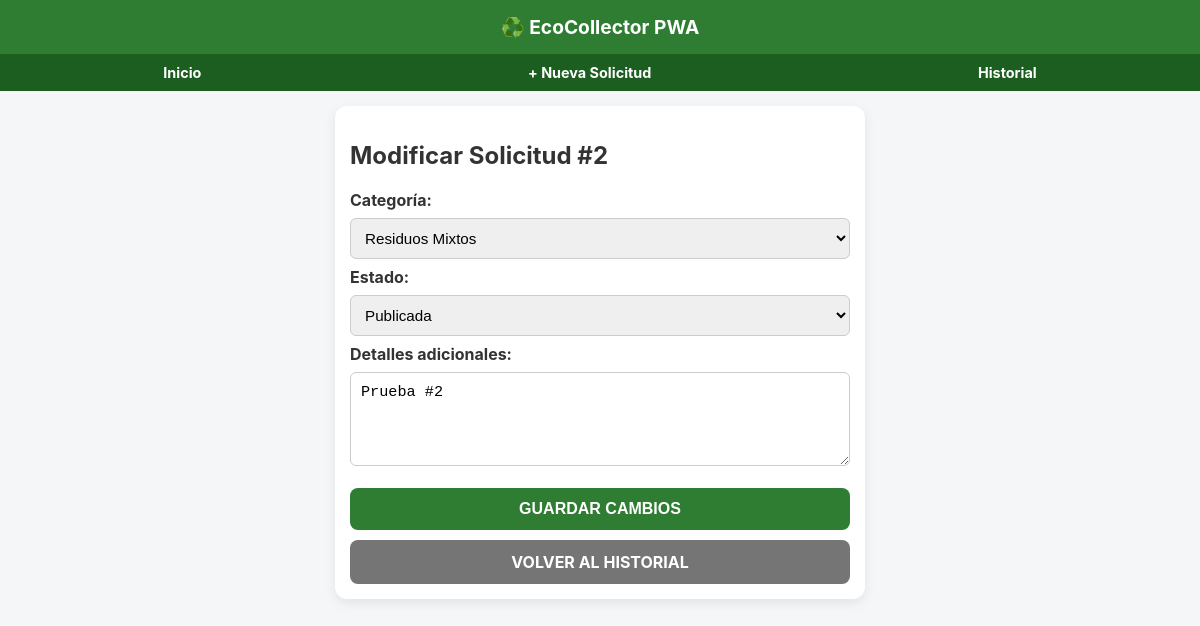
/solicitudes/2/modificar/, run on an earlier commit of the app's database.
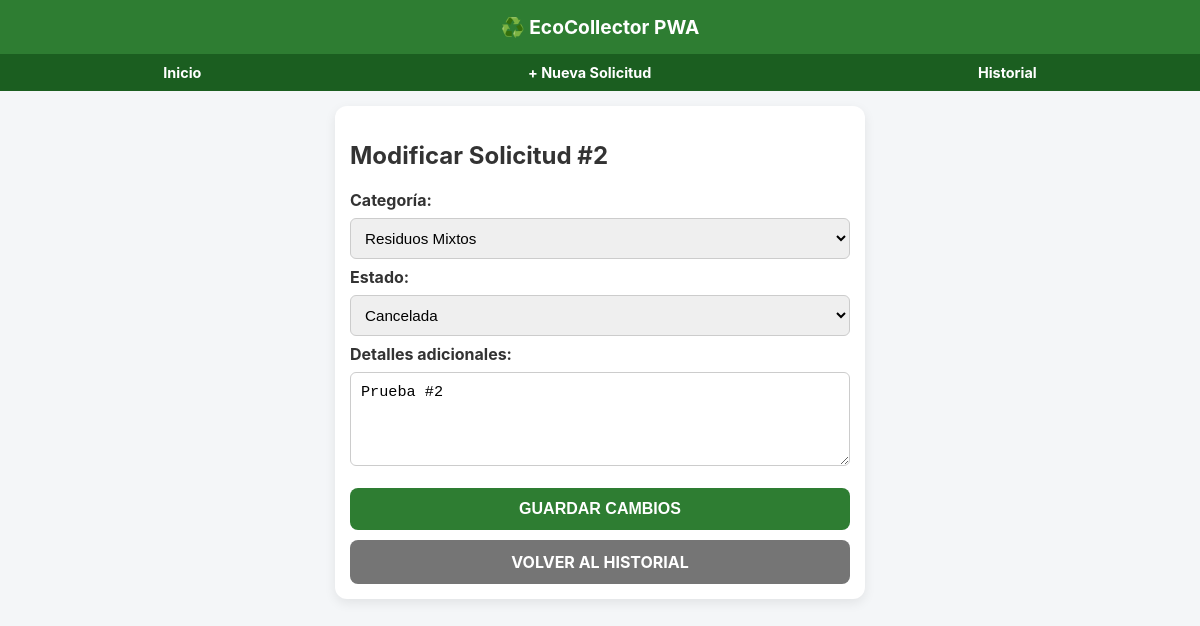
And on a later commit of the database.
### recolecciones/models.py (models this page shows, shortened)
class SolicitudRetiro(models.Model):
    ESTADOS = [
        ('BORRADOR', 'Borrador'),
        ('PUBLICADA', 'Publicada'),
        ('ASIGNADA', 'Asignada'),
        ('EN_RUTA', 'En Ruta'),
        ('EN_PROCESO', 'En Proceso'),
        ('COMPLETADA', 'Completada'),
        ('RECHAZADA', 'Rechazada'),
        ('CANCELADA', 'Cancelada'),
    ]
    usuario = models.ForeignKey(User, on_delete=models.CASCADE, related_name='solicitudes')
    recolector = models.ForeignKey(User, on_delete=models.SET_NULL, null=True, blank=True, related_name='retiros_asignados')
    categoria = models.ForeignKey(CategoriaChatarra, on_delete=models.PROTECT, related_name='solicitudes')
    estado_actual = models.CharField(max_length=20, choices=ESTADOS, default='PUBLICADA')
    notas_adicionales = models.TextField(blank=True, null=True)
    fecha_creacion = models.DateTimeField(auto_now_add=True)
    fecha_completada = models.DateTimeField(null=True, blank=True)
    class Meta:
        verbose_name = "Solicitud de Retiro"
        verbose_name_plural = "Solicitudes de Retiro"
        ordering = ['-fecha_creacion']

class CategoriaChatarra(models.Model):
    nombre_categoria = models.CharField(max_length=50, unique=True)
    descripcion_material = models.TextField(blank=True, null=True)
    class Meta:
        verbose_name = "Categoría de Chatarra"
        verbose_name_plural = "Categorías de Chatarra"

### recolecciones/views.py (the view, shortened to what this page needs)
# urls.py: path('solicitudes/<int:pk>/modificar/', views.modificar_solicitud_view, name='modificar_solicitud'),
def modificar_solicitud_view(request, pk):
    solicitud = get_object_or_404(SolicitudRetiro, pk=pk)
    categorias = CategoriaChatarra.objects.all()
    estados = SolicitudRetiro.ESTADOS
    context = {
        'solicitud': solicitud,
        'categorias': categorias,
        'estados': estados,
    }
    return render(
        request,
        'recolecciones/modificar_solicitud.html',
        context
    )

### recolecciones/templates/recolecciones/modificar_solicitud.html (shortened to what this page needs)
{% extends 'recolecciones/base.html' %}
{% block content %}
<h2>Modificar Solicitud #{{ solicitud.id }}</h2>
<form method="POST">
    <label><b>Categoría:</b></label>
    <select name="categoria" required>
        {% for cat in categorias %}
            <option value="{{ cat.id }}"
                {% if cat.id == solicitud.categoria.id %}selected{% endif %}>
                {{ cat.nombre_categoria }}
            </option>
        {% endfor %}
    </select>
    <label><b>Estado:</b></label>
    <select name="estado_actual" required>
        {% for key, val in estados %}
            <option value="{{ key }}"
                {% if key == solicitud.estado_actual %}selected{% endif %}>
                {{ val }}
            </option>
        {% endfor %}
    </select>
    <label><b>Detalles adicionales:</b></label>
    <textarea
        name="notas_adicionales"
        rows="4"
        placeholder="Detalles de la solicitud..."
    >{{ solicitud.notas_adicionales|default:"" }}</textarea>
    <button type="submit" class="btn">
        GUARDAR CAMBIOS
    </button>
</form>
<a
    href="{% url 'historial_solicitudes' %}"
    class="btn"
    style="background-color: #757575;"
>
    VOLVER AL HISTORIAL
</a>
{% endblock %}

What changed in the data, as far as the page shows it:
changed SolicitudRetiro "Prueba #2": estado_actual "Publicada" → "Cancelada"
